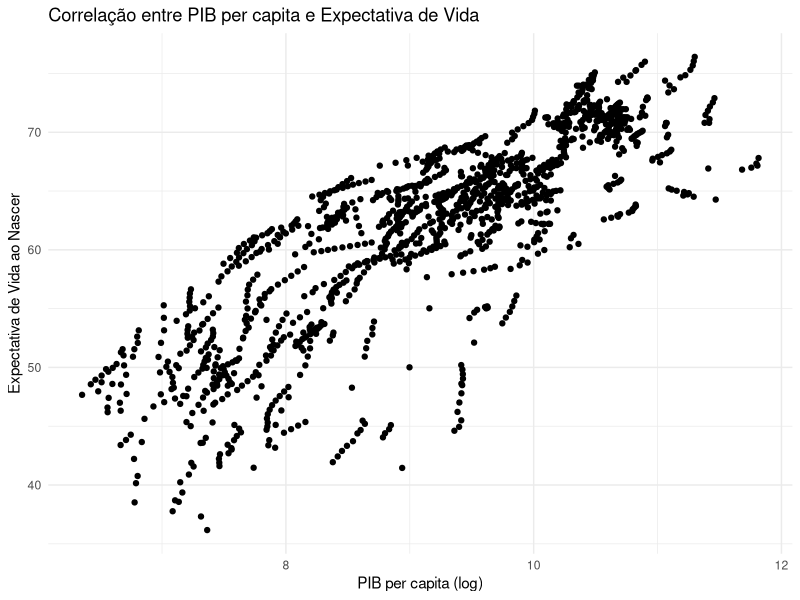
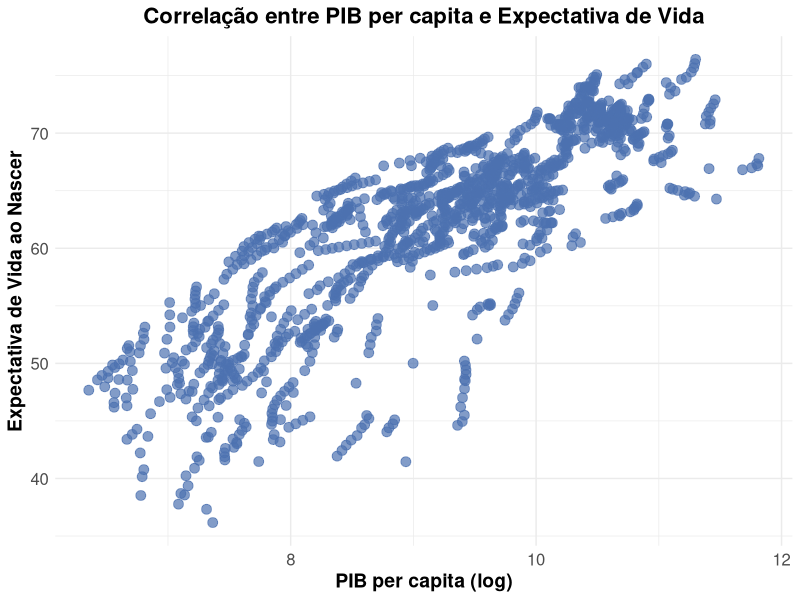
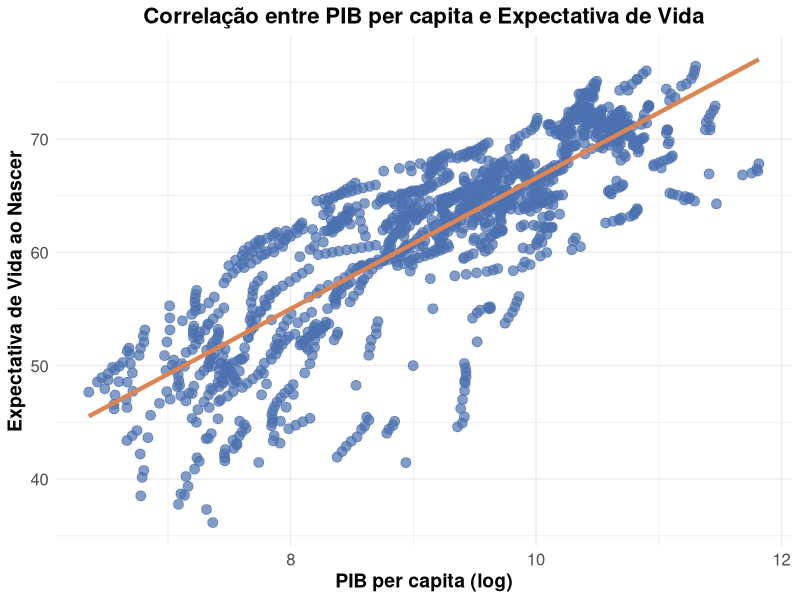
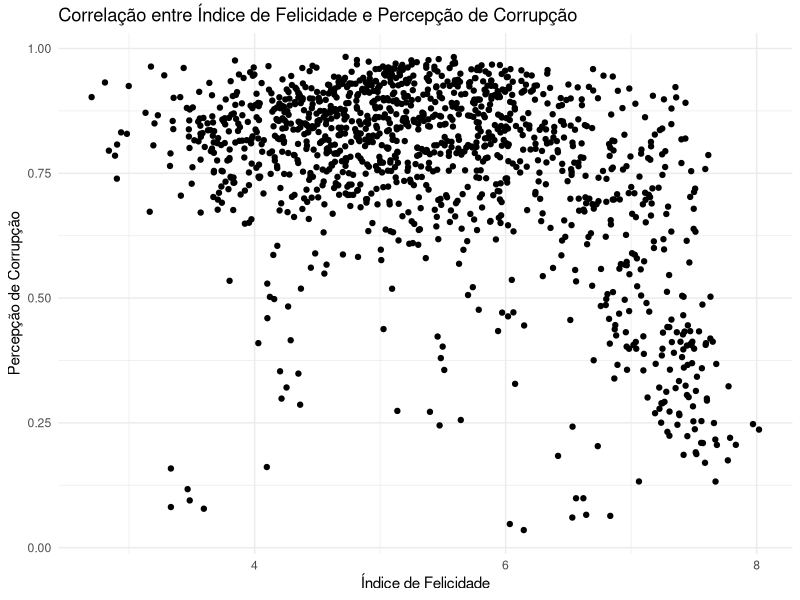
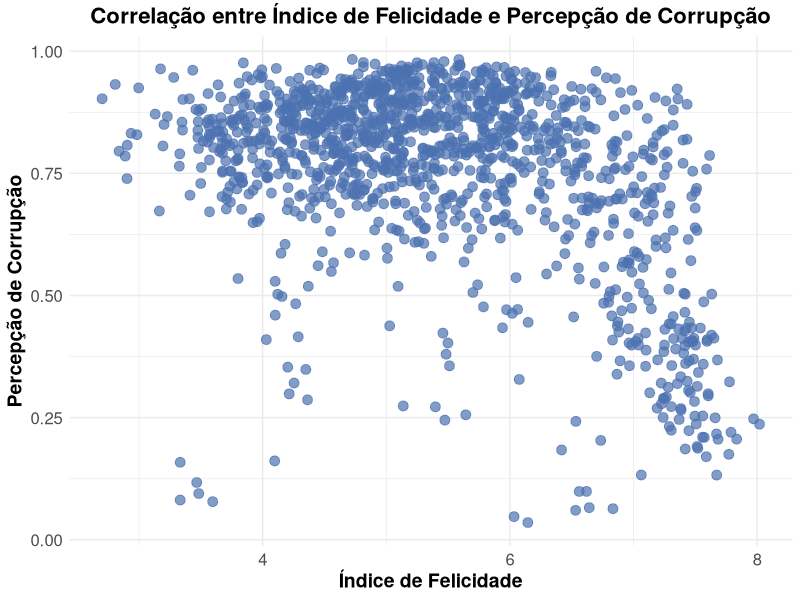
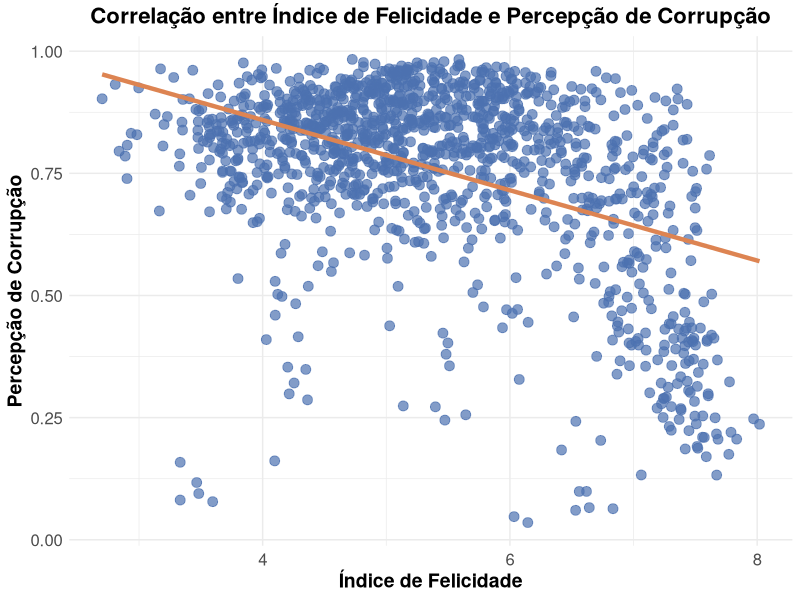
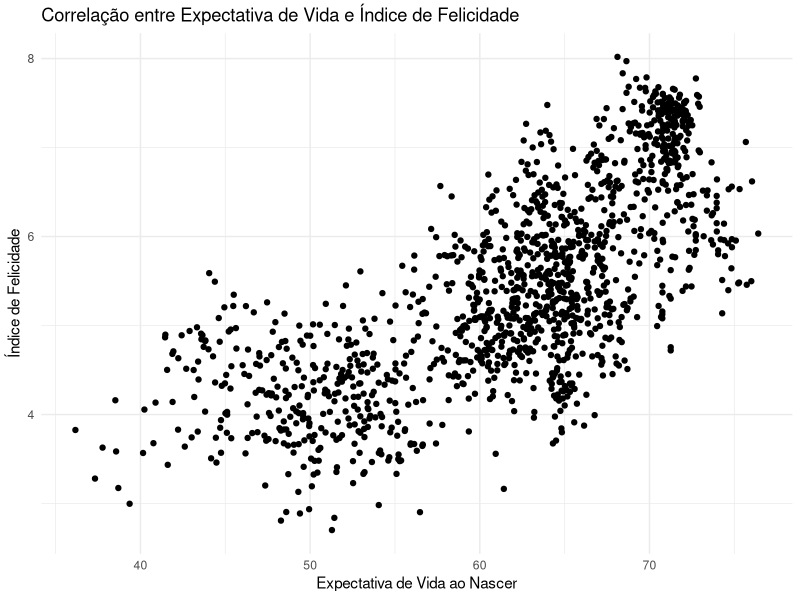
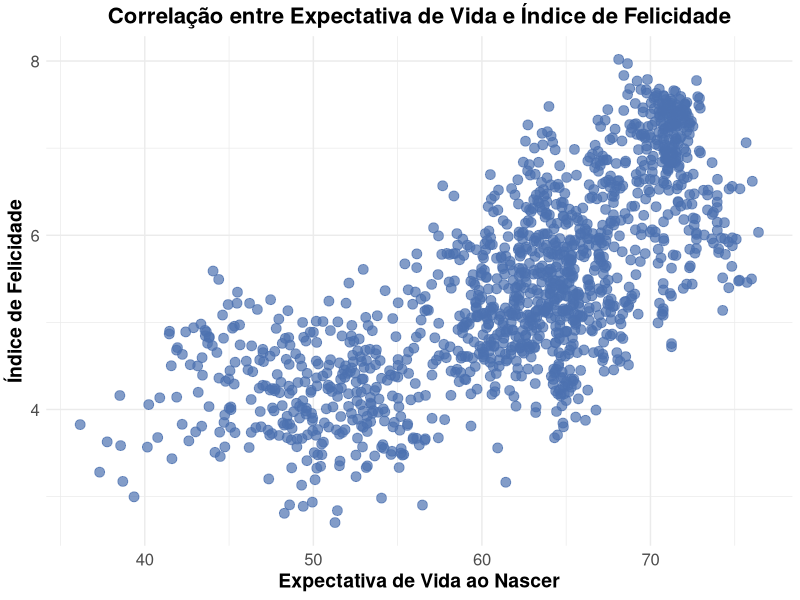

These charts were generated, in order, by the following R code:
####  Projeto  ####

# Configurando o diretório de trabalho
setwd("~/Desktop/DataScience/CienciaDeDados/1.Big-Data-Analytics-com-R-e-Microsoft-Azure-Machine-Learning/17.Mini-Projeto-1_-_Analise_Exploratoria_de_Dados_Socioeconomicos")
getwd()


## Carregando pacotes
library(tidyverse) # manipulação de dados
library(dplyr)     # manipulação de dados
library(corrplot)  # criar gráfico de mapa de correlação
library(ggplot2)   # criar outros gráficos (especificamente de dispersão)
library(caret)     # usado em tarefas de classificação e regressão para simplificar o processo de treinamento de modelos
library(openxlsx)


## Perguntas de Negócio

# Pergunta 1

# - O Aumento do PIB per capita de um país afeta positivamente a expectativa de vida dos cidadãos ao nascer?
#   Qual a correlação entre as duas variáveis ?

# Pergunta 2

# - Existe uma correlação entre a escala de vida e a conscientização do público em geral sobre a corrupção
#   nos negócios e no governo ? Qual a correlação entre essas duas variáveis ?

# Pergunta 3

# - O aumento na escala de vida tem algum efeito na média de felicidade entre o público em geral ?
#   Qual a relação entre essas duas variáveis ?

# Pergunta 4

# - O país com o menor índice de suporte social tem maior percepção de corrupção em relação às empresas e
#   ao governo no páis ?

# Pergunta 5

# - Pessoas generosas são mais felizes ?



## Carregando dados

dados <- read.xlsx("online-data-chapter-2-whr-2017.xlsx")
head(dados)
# View(dados)
  

## Análise Exploratória Geral dos Dados

# Renomeando Colunas
dados <- dados %>%
  rename(
    Codigo = WP5.Country,
    Pais = country,
    Ano = year,
    Indice_de_Felicidade = Life.Ladder,
    PIB_Log = Log.GDP.per.capita,
    Suporte_Social = Social.support,
    Expectativa_Saudavel_de_Vida_ao_Nascer = Healthy.life.expectancy.at.birth,
    Liberdade_para_Escolhas = Freedom.to.make.life.choices,
    Generosidade = Generosity,
    Percepcao_de_Corrupcao = Perceptions.of.corruption,
    Afeto_Positivo = Positive.affect,
    Afeto_Negativo = Negative.affect,
    Confianca_no_Governo = Confidence.in.national.government,
    Qualidade_Democratica = Democratic.Quality,
    Qualidade_Servicos_Publicos = Delivery.Quality,
    Desvio_Padrao_Indice_Felicidade_por_Pais_e_Ano = `Standard.deviation.of.ladder.by.country-year`,
    Razao_entre_Desvio_Padrao_e_Media_Do_Indice_de_Felicidade_por_Pais_e_Ano = `Standard.deviation/Mean.of.ladder.by.country-year`,
    Indice_GINI_World_Bank = `GINI.index.(World.Bank.estimate)`,
    Media_do_Indice_GINI_2000_a_2013 = `GINI.index.(World.Bank.estimate),.average.2000-13`,
    Indice_GINI_de_Renda_Domiciliar_por_Ano = `gini.of.household.income.reported.in.Gallup,.by.wp5-year`
  )
head(dados)

# verificando valores ausentes nas colunas
colSums(is.na(dados))

# Remover todas as linhas com dados NA na coluna PIB_Log
colSums(is.na(dados))
dados <- dados[complete.cases(dados$PIB_Log), ]

# Dimensões (nº de linhas e colunas)
dim(dados)

# Verificando tipos de dados
str(dados)

# Sumário estatístico
summary(dados)

# Selecione e converte apenas as variáveis do tipo caractere para tipo factor
colunas_chr <- sapply(dados, is.character)
dados <- mutate_if(dados, colunas_chr, as.factor)




## Pergunta 1

# - O Aumento do PIB per capita de um país afeta positivamente a expectativa de vida dos cidadãos ao nascer?
#   Qual a correlação entre as duas variáveis ?

# Análise Exploratória Específica
dados_1 <- dados %>% 
  select(Codigo,Pais,Ano,Indice_de_Felicidade,PIB_Log,Expectativa_Saudavel_de_Vida_ao_Nascer)

colSums(is.na(dados_1))
dados_1 <- na.omit(dados_1)
dados_1$Ano <- as.factor(dados_1$Ano)
summary(dados_1)




# Verificando a Correlação de Pearson entre duas variáveis
cor(dados_1$PIB_Log, dados_1$Expectativa_Saudavel_de_Vida_ao_Nascer, method = "pearson")  # 0.8331619
cor.test(dados_1$PIB_Log, dados_1$Expectativa_Saudavel_de_Vida_ao_Nascer, method = "pearson")

# - O valor de 0.83 está próximo a 1 o que indica uma forte correlação entre as duas variáveis.


# Criar gráfico de dispersão
ggplot(dados_1, aes(x = PIB_Log, y = Expectativa_Saudavel_de_Vida_ao_Nascer)) +
  geom_point() +
  labs(title = "Correlação entre PIB per capita e Expectativa de Vida",
       x = "PIB per capita (log)",
       y = "Expectativa de Vida ao Nascer") +
  theme_minimal()

# Criar gráfico de dispersão aprimorado
ggplot(dados_1, aes(x = PIB_Log, y = Expectativa_Saudavel_de_Vida_ao_Nascer)) +
  geom_point(color = "#4C72B0", size = 3, alpha = 0.7) +  # Define cor, tamanho e transparência dos pontos
  labs(title = "Correlação entre PIB per capita e Expectativa de Vida",
       x = "PIB per capita (log)",
       y = "Expectativa de Vida ao Nascer") +
  theme_minimal() +
  theme(plot.title = element_text(hjust = 0.5, size = 16, face = "bold"),  # Centraliza o título e ajusta a fonte
        axis.text = element_text(size = 12),  # Ajusta o tamanho do texto nos eixos
        axis.title = element_text(size = 14, face = "bold"))  # Ajusta o tamanho e a fonte dos títulos dos eixos

# Criar gráfico de dispersão com linha de correlação
ggplot(dados_1, aes(x = PIB_Log, y = Expectativa_Saudavel_de_Vida_ao_Nascer)) +
  geom_point(color = "#4C72B0", size = 3, alpha = 0.7) +
  geom_smooth(method = "lm", se = FALSE, color = "#DD8452", linewidth = 1.5) +  # Ajustado para "linewidth"
  labs(title = "Correlação entre PIB per capita e Expectativa de Vida",
       x = "PIB per capita (log)",
       y = "Expectativa de Vida ao Nascer") +
  theme_minimal() +
  theme(plot.title = element_text(hjust = 0.5, size = 16, face = "bold"),
        axis.text = element_text(size = 12),
        axis.title = element_text(size = 14, face = "bold"))




# Pergunta 2

# - Existe uma correlação entre a escala de vida e a conscientização do público em geral sobre a corrupção
#   nos negócios e no governo ? Qual a correlação entre essas duas variáveis ?

# Análise Exploratória Específica
dados_2 <- dados %>% 
  select(Codigo,Pais,Ano,Indice_de_Felicidade,Percepcao_de_Corrupcao)

colSums(is.na(dados_2))
dados_2 <- na.omit(dados_2)
dados_2$Ano <- as.factor(dados_2$Ano)

# Sumário estatístico
summary(dados_2)


# Verificando a Correlação de Pearson entre duas variáveis (Indice_de_Felicidade e Percepcao_de_Corrupcao)
cor(dados_2$Indice_de_Felicidade, dados_2$Percepcao_de_Corrupcao, method = "pearson")  # -0.4378447

# - O valor de -0.43 indica uma correlação negativa moderada entre as duas variáveis.
#   Isso significa que, em geral, à medida que o índice de felicidade aumenta, a percepção de corrupção tende a diminuir, e vice-versa.


# Criar gráfico de dispersão
ggplot(dados_2, aes(x = Indice_de_Felicidade, y = Percepcao_de_Corrupcao)) +
  geom_point() +
  labs(title = "Correlação entre Índice de Felicidade e Percepção de Corrupção",
       x = "Índice de Felicidade",
       y = "Percepção de Corrupção") +
  theme_minimal()

# Criar gráfico de dispersão aprimorado
ggplot(dados_2, aes(x = Indice_de_Felicidade, y = Percepcao_de_Corrupcao)) +
  geom_point(color = "#4C72B0", size = 3, alpha = 0.7) +
  labs(title = "Correlação entre Índice de Felicidade e Percepção de Corrupção",
       x = "Índice de Felicidade",
       y = "Percepção de Corrupção") +
  theme_minimal() +
  theme(plot.title = element_text(hjust = 0.5, size = 16, face = "bold"),
        axis.text = element_text(size = 12),
        axis.title = element_text(size = 14, face = "bold"))

# Criar gráfico de dispersão com linha de correlação
ggplot(dados_2, aes(x = Indice_de_Felicidade, y = Percepcao_de_Corrupcao)) +
  geom_point(color = "#4C72B0", size = 3, alpha = 0.7) +
  geom_smooth(method = "lm", se = FALSE, color = "#DD8452", linewidth = 1.5) +
  labs(title = "Correlação entre Índice de Felicidade e Percepção de Corrupção",
       x = "Índice de Felicidade",
       y = "Percepção de Corrupção") +
  theme_minimal() +
  theme(plot.title = element_text(hjust = 0.5, size = 16, face = "bold"),
        axis.text = element_text(size = 12),
        axis.title = element_text(size = 14, face = "bold"))




# Pergunta 3

# - O aumento na escala de vida tem algum efeito na média de felicidade entre o público em geral ?
#   Qual a relação entre essas duas variáveis ?

# Análise Exploratória Específica
dados_3 <- dados %>% 
  select(Codigo,Pais,Ano,Indice_de_Felicidade,Expectativa_Saudavel_de_Vida_ao_Nascer)

colSums(is.na(dados_3))
dados_3 <- na.omit(dados_3)
dados_3$Ano <- as.factor(dados_3$Ano)

# Sumário estatístico
summary(dados_3)

# Verificando a Correlação de Pearson entre duas variáveis (Indice_de_Felicidade e Percepcao_de_Corrupcao)
cor(dados_3$Indice_de_Felicidade, dados_3$Expectativa_Saudavel_de_Vida_ao_Nascer, method = "pearson")  # 0.724329

# - O valor de correlação de aproximadamente 0.724 indica uma correlação positiva forte entre essas duas variáveis.


# Criar gráfico de dispersão
ggplot(dados_3, aes(x = Expectativa_Saudavel_de_Vida_ao_Nascer, y = Indice_de_Felicidade)) +
  geom_point() +
  labs(title = "Correlação entre Expectativa de Vida e Índice de Felicidade",
       x = "Expectativa de Vida ao Nascer",
       y = "Índice de Felicidade") +
  theme_minimal()

# Criar gráfico de dispersão aprimorado
ggplot(dados_3, aes(x = Expectativa_Saudavel_de_Vida_ao_Nascer, y = Indice_de_Felicidade)) +
  geom_point(color = "#4C72B0", size = 3, alpha = 0.7) +
  labs(title = "Correlação entre Expectativa de Vida e Índice de Felicidade",
       x = "Expectativa de Vida ao Nascer",
       y = "Índice de Felicidade") +
  theme_minimal() +
  theme(plot.title = element_text(hjust = 0.5, size = 16, face = "bold"),
        axis.text = element_text(size = 12),
        axis.title = element_text(size = 14, face = "bold"))

# Criar gráfico de dispersão com linha de correlação
ggplot(dados_3, aes(x = Expectativa_Saudavel_de_Vida_ao_Nascer, y = Indice_de_Felicidade)) +
  geom_point(color = "#4C72B0", size = 3, alpha = 0.7) +
  geom_smooth(method = "lm", se = FALSE, color = "#DD8452", linewidth = 1.5) +
  labs(title = "Correlação entre Expectativa de Vida e Índice de Felicidade",
       x = "Expectativa de Vida ao Nascer",
       y = "Índice de Felicidade") +
  theme_minimal() +
  theme(plot.title = element_text(hjust = 0.5, size = 16, face = "bold"),
        axis.text = element_text(size = 12),
        axis.title = element_text(size = 14, face = "bold"))



# Pergunta 4

# - O país com o menor índice de suporte social tem maior percepção de corrupção em relação às empresas e
#   ao governo no páis ?

# Encontrar o índice do país com o menor índice de suporte social
indice_menor_suporte_social <- which.min(dados$Suporte_Social)

# Extrair informações sobre o país com o menor índice de suporte social
pais_menor_suporte_social <- dados[indice_menor_suporte_social, ]
pais_menor_suporte_social

# Extrair a percepção de corrupção desse país
percepcao_corrupcao_menor_suporte <- pais_menor_suporte_social$Percepcao_de_Corrupcao
percepcao_corrupcao_menor_suporte  # 0.859073

# Obter a média da percepção de corrupção de todos os países
media_perc_corrupcao <- mean(dados$Percepcao_de_Corrupcao, na.rm = TRUE)
media_perc_corrupcao  # 0.7556783

# Exibir a comparação
if (percepcao_corrupcao_menor_suporte > media_perc_corrupcao) {
  cat("O país com o menor índice de suporte social tem uma percepção de corrupção maior do que a média.")
} else {
  cat("O país com o menor índice de suporte social não tem uma percepção de corrupção maior do que a média.")
}


# Pergunta 5

# - Pessoas generosas são mais felizes ?

# Análise Exploratória Específica
dados_5 <- dados %>% 
  select(Pais, Indice_de_Felicidade, Generosidade)
head(dados_5)

colSums(is.na(dados_5))
dados_5 <- na.omit(dados_5)

# Verificando a Correlação de Pearson entre duas variáveis (Indice_de_Felicidade e Percepcao_de_Corrupcao)
cor(dados_5$Indice_de_Felicidade, dados_5$Generosidade, method = "pearson")  # 0.2247181

# - O valor de correlação de aproximadamente 0.23 indica uma correlação fraca entre essas duas variáveis.


# Criar gráfico de dispersão com linha de correlação
ggplot(dados_5, aes(x = Generosidade, y = Indice_de_Felicidade)) +
  geom_point(color = "#4C72B0", size = 3, alpha = 0.7) +
  geom_smooth(method = "lm", se = FALSE, color = "#DD8452", linewidth = 1.5) +
  labs(title = "Correlação entre Generosidade e Índice de Felicidade",
       x = "Generosidade",
       y = "Índice de Felicidade") +
  theme_minimal() +
  theme(plot.title = element_text(hjust = 0.5, size = 16, face = "bold"),
        axis.text = element_text(size = 12),
        axis.title = element_text(size = 14, face = "bold"))
